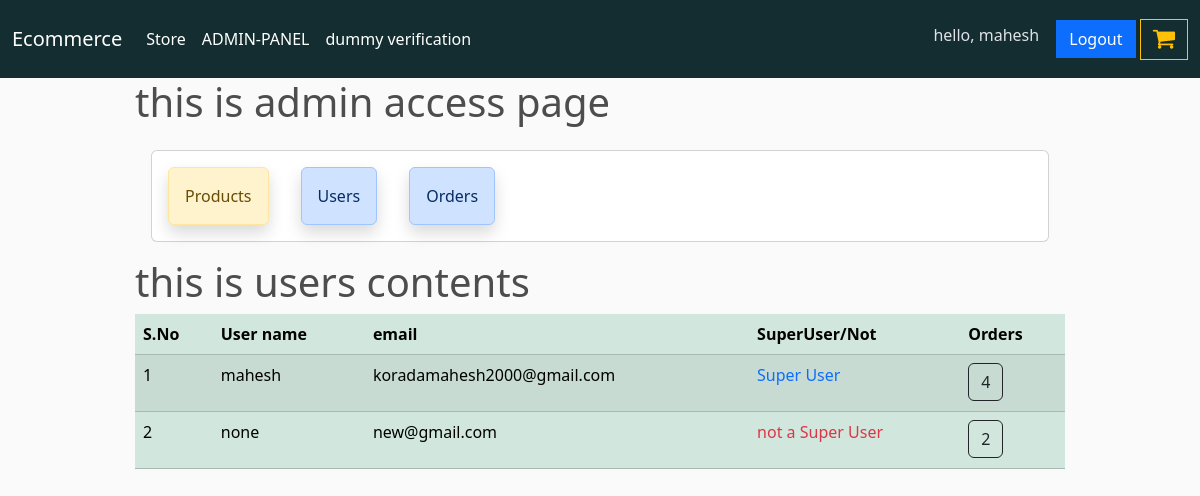
/admin-access/users/ (signed in), run on an earlier commit of the app's database.
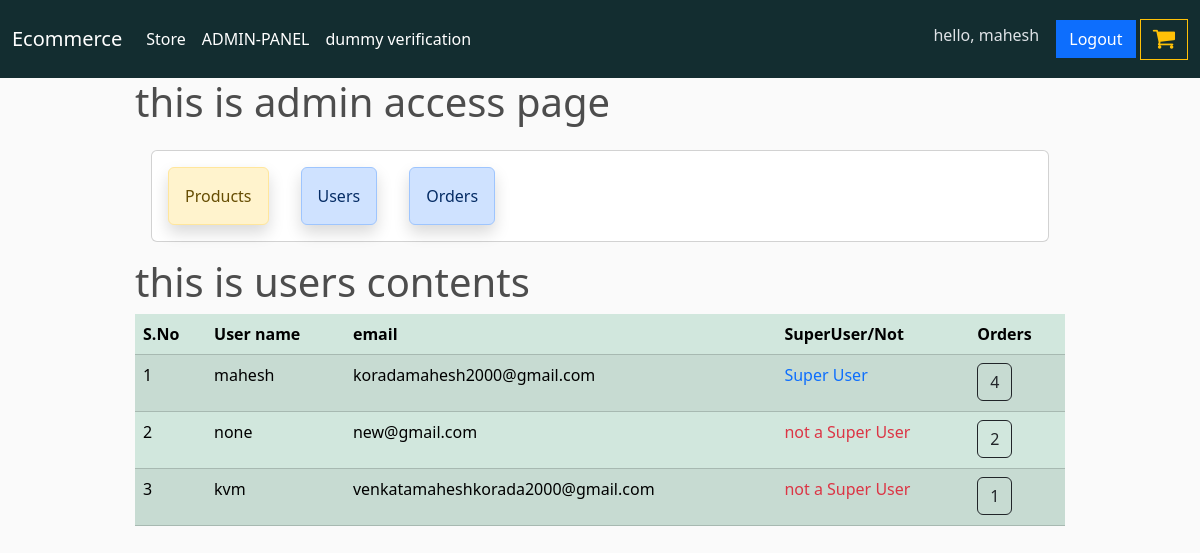
And on a later commit of the database.
### store/models.py (models this page shows, shortened)
class Customer(models.Model):
    user = models.OneToOneField(User, on_delete = models.CASCADE, null = True, blank = True)
    name = models.CharField(max_length = 100, null = True)
    email = models.CharField(max_length = 100, null = True)
    def get_order_count(self):
        return self.order_set.count()

### admin_access/views.py (the view)
# urls.py: path('users/', admin_users, name='admin-users'),
@user_passes_test(is_superuser, login_url='account-login')
def admin_users(request):
    customers = Customer.objects.all()
    context = {"customers":customers}
    return render(request, 'admin_access/admin_users.html', context)

### admin_access/views.py (called while the page is built)
def is_superuser(user):
    return user.is_superuser

### admin_access/templates/admin_access/admin_users.html
{% extends 'admin_access/admin_home.html' %}
{% load static %}
{% block admin_content %}
<h1>this is users contents</h1>
<table class="table table-success table-striped">
    <thead>
        <th>S.No</th>
        <th>User name</th>
        <th>email</th>
        <th>SuperUser/Not</th>
        <th>Orders</th>
    </thead>
    <tbody>
        {% for customer in customers %}
            <tr>
                <td>{{forloop.counter}}</td>
                <td>{{customer.user.username}}</td>
                <td>{{customer.user.email}}</td>
                <td>
                    {% if customer.user.is_superuser %}
                        <p class="text-primary">Super User</p>
                    {% else %}
                        <p class="text-danger">not a Super User</p>
                    {% endif %}
                </td>
                <td>
                    <a href="{% url 'admin-orders-filtered' customer.id %}" class="btn btn-outline-dark rounded">{{customer.get_order_count}}</a>
                </td>
            </tr>
        {% endfor %}
    </tbody>
</table>
{% endblock %}

What changed in the data, as far as the page shows it:
added Customer: user.username "kvm", user.email "venkatamaheshkorada2000@gmail.com", shows "not a Super User", get_order_count "1"
